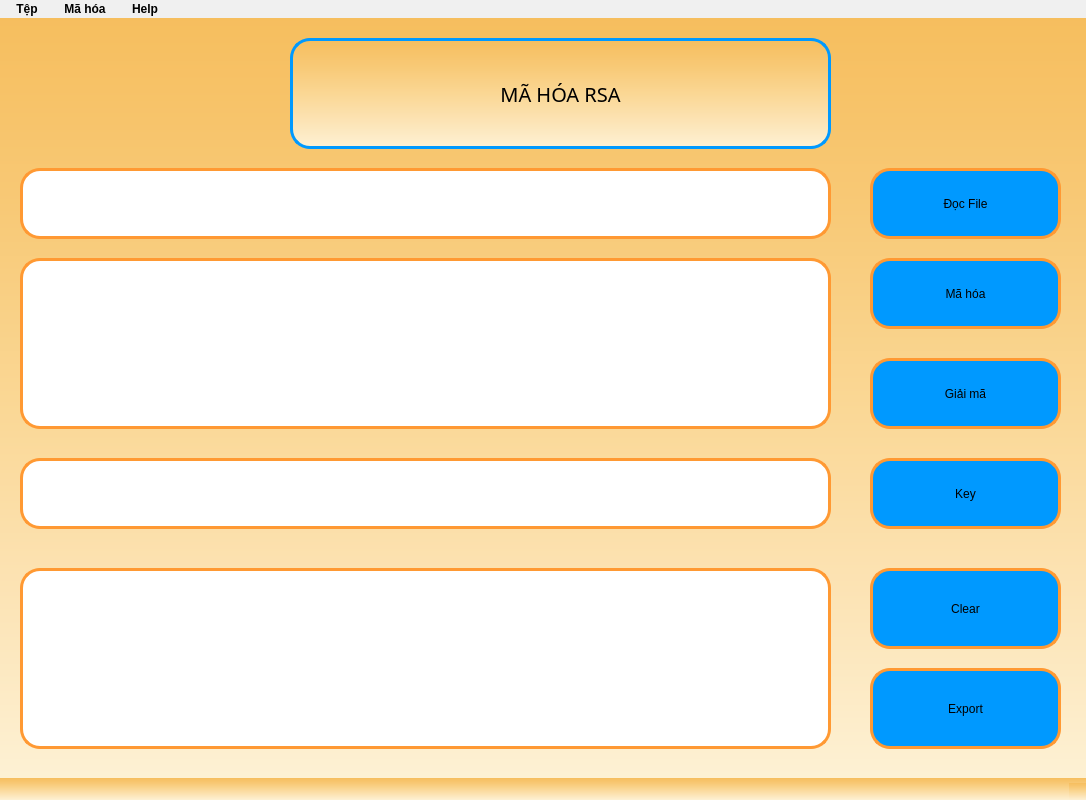
<?xml version="1.0" encoding="UTF-8"?>
<ui version="4.0">
 <class>WRSA</class>
 <widget class="QMainWindow" name="WRSA">
  <property name="geometry">
   <rect>
    <x>0</x>
    <y>0</y>
    <width>1086</width>
    <height>800</height>
   </rect>
  </property>
  <property name="windowTitle">
   <string>WRSA</string>
  </property>
  <property name="windowIcon">
   <iconset>
    <normaloff>tainguyen/logo.ico</normaloff>tainguyen/logo.ico</iconset>
  </property>
  <property name="styleSheet">
   <string notr="true">
color:black;
background-color: qlineargradient(spread:pad, x1:0, y1:0, x2:0, y2:1, stop:0 #F6BE5E, stop:0.25 #F8C976, stop:0.5 #FAD794, stop:0.75 #FCE3B4, stop:1 #FDF1D4);
</string>
  </property>
  <widget class="QWidget" name="centralwidget">
   <widget class="QLabel" name="label">
    <property name="geometry">
     <rect>
      <x>290</x>
      <y>20</y>
      <width>541</width>
      <height>111</height>
     </rect>
    </property>
    <property name="font">
     <font>
      <family>Montserrat</family>
      <pointsize>33</pointsize>
      <weight>9</weight>
      <italic>false</italic>
      <bold>false</bold>
     </font>
    </property>
    <property name="layoutDirection">
     <enum>Qt::LeftToRight</enum>
    </property>
    <property name="autoFillBackground">
     <bool>false</bool>
    </property>
    <property name="styleSheet">
     <string notr="true">font-size: 20px;
font: 75 33pt &quot;Montserrat&quot;;

border: 3px solid #0099FF;
border-radius: 20px;
color:black;

</string>
    </property>
    <property name="text">
     <string>MÃ HÓA RSA</string>
    </property>
    <property name="alignment">
     <set>Qt::AlignCenter</set>
    </property>
   </widget>
   <widget class="QPushButton" name="Btn_ReadFile">
    <property name="geometry">
     <rect>
      <x>870</x>
      <y>150</y>
      <width>191</width>
      <height>71</height>
     </rect>
    </property>
    <property name="cursor">
     <cursorShape>PointingHandCursor</cursorShape>
    </property>
    <property name="mouseTracking">
     <bool>false</bool>
    </property>
    <property name="tabletTracking">
     <bool>false</bool>
    </property>
    <property name="autoFillBackground">
     <bool>false</bool>
    </property>
    <property name="styleSheet">
     <string notr="true">QPushButton {
    border-radius: 20px;
    background-color: #0099FF;
    border: 3px solid #FF9933;
    font: 75 16pt &quot;Montserrat&quot;;
}

QPushButton:hover {
    background-color: white;
    border-color:#0099FF ;
    color: black;
}
</string>
    </property>
    <property name="text">
     <string>Đọc File</string>
    </property>
   </widget>
   <widget class="QPushButton" name="Btn_MaHoa">
    <property name="geometry">
     <rect>
      <x>870</x>
      <y>240</y>
      <width>191</width>
      <height>71</height>
     </rect>
    </property>
    <property name="cursor">
     <cursorShape>PointingHandCursor</cursorShape>
    </property>
    <property name="styleSheet">
     <string notr="true">QPushButton {
    border-radius: 20px;
    background-color: #0099FF;
    border: 3px solid #FF9933;
    font: 75 16pt &quot;Montserrat&quot;;
}

QPushButton:hover {
    background-color: white;
    border-color:#0099FF ;
    color: black;
}
</string>
    </property>
    <property name="text">
     <string>Mã hóa</string>
    </property>
   </widget>
   <widget class="QPushButton" name="Btn_GiaiMa">
    <property name="geometry">
     <rect>
      <x>870</x>
      <y>340</y>
      <width>191</width>
      <height>71</height>
     </rect>
    </property>
    <property name="cursor">
     <cursorShape>PointingHandCursor</cursorShape>
    </property>
    <property name="styleSheet">
     <string notr="true">QPushButton {
    border-radius: 20px;
    background-color: #0099FF;
    border: 3px solid #FF9933;
    font: 75 16pt &quot;Montserrat&quot;;
}

QPushButton:hover {
    background-color: white;
    border-color:#0099FF ;
    color: black;
}
</string>
    </property>
    <property name="text">
     <string>Giải mã</string>
    </property>
   </widget>
   <widget class="QLineEdit" name="tbPath">
    <property name="geometry">
     <rect>
      <x>20</x>
      <y>150</y>
      <width>811</width>
      <height>71</height>
     </rect>
    </property>
    <property name="font">
     <font>
      <family>Bebas Neue</family>
      <pointsize>12</pointsize>
     </font>
    </property>
    <property name="styleSheet">
     <string notr="true">background-color:white;
border-radius:20px;
color:black;
font: 12pt &quot;Bebas Neue&quot;;
border: 3px solid #FF9933;</string>
    </property>
    <property name="text">
     <string/>
    </property>
    <property name="maxLength">
     <number>32782</number>
    </property>
    <property name="frame">
     <bool>true</bool>
    </property>
    <property name="clearButtonEnabled">
     <bool>false</bool>
    </property>
   </widget>
   <widget class="QTextEdit" name="tbNoiDung">
    <property name="geometry">
     <rect>
      <x>20</x>
      <y>240</y>
      <width>811</width>
      <height>171</height>
     </rect>
    </property>
    <property name="font">
     <font>
      <family>Bebas Neue</family>
      <pointsize>12</pointsize>
     </font>
    </property>
    <property name="cursor" stdset="0">
     <cursorShape>IBeamCursor</cursorShape>
    </property>
    <property name="styleSheet">
     <string notr="true">QTextEdit {
    padding-top: 10px;
    padding-bottom: 10px;
    background-color: white;
    font: 12pt &quot;Bebas Neue&quot;;
    border-radius: 20px;
    color: black;
    border: 3px solid #FF9933;
}
</string>
    </property>
    <property name="html">
     <string>&lt;!DOCTYPE HTML PUBLIC &quot;-//W3C//DTD HTML 4.0//EN&quot; &quot;http://www.w3.org/TR/REC-html40/strict.dtd&quot;&gt;
&lt;html&gt;&lt;head&gt;&lt;meta name=&quot;qrichtext&quot; content=&quot;1&quot; /&gt;&lt;style type=&quot;text/css&quot;&gt;
p, li { white-space: pre-wrap; }
&lt;/style&gt;&lt;/head&gt;&lt;body style=&quot; font-family:'Bebas Neue'; font-size:12pt; font-weight:400; font-style:normal;&quot;&gt;
&lt;p style=&quot;-qt-paragraph-type:empty; margin-top:0px; margin-bottom:0px; margin-left:0px; margin-right:0px; -qt-block-indent:0; text-indent:0px;&quot;&gt;&lt;br /&gt;&lt;/p&gt;&lt;/body&gt;&lt;/html&gt;</string>
    </property>
   </widget>
   <widget class="QTextEdit" name="tbKetQua">
    <property name="geometry">
     <rect>
      <x>20</x>
      <y>550</y>
      <width>811</width>
      <height>181</height>
     </rect>
    </property>
    <property name="font">
     <font>
      <family>Bebas Neue</family>
      <pointsize>12</pointsize>
     </font>
    </property>
    <property name="cursor" stdset="0">
     <cursorShape>IBeamCursor</cursorShape>
    </property>
    <property name="styleSheet">
     <string notr="true">QTextEdit {
    padding-top: 10px;
    padding-bottom: 10px;
    background-color: white;
    font: 12pt &quot;Bebas Neue&quot;;
    border-radius: 20px;
    color: black;
    border: 3px solid #FF9933;
}
</string>
    </property>
   </widget>
   <widget class="QPushButton" name="Btn_Clear">
    <property name="geometry">
     <rect>
      <x>870</x>
      <y>550</y>
      <width>191</width>
      <height>81</height>
     </rect>
    </property>
    <property name="cursor">
     <cursorShape>PointingHandCursor</cursorShape>
    </property>
    <property name="styleSheet">
     <string notr="true">QPushButton {
    border-radius: 20px;
    background-color: #0099FF;
    border: 3px solid #FF9933;
    font: 75 16pt &quot;Montserrat&quot;;
}

QPushButton:hover {
    background-color: white;
    border-color:#0099FF ;
    color: black;
}
</string>
    </property>
    <property name="text">
     <string>Clear</string>
    </property>
   </widget>
   <widget class="QPushButton" name="Btn_WriteFile">
    <property name="geometry">
     <rect>
      <x>870</x>
      <y>650</y>
      <width>191</width>
      <height>81</height>
     </rect>
    </property>
    <property name="cursor">
     <cursorShape>PointingHandCursor</cursorShape>
    </property>
    <property name="styleSheet">
     <string notr="true">QPushButton {
    border-radius: 20px;
    background-color: #0099FF;
    border: 3px solid #FF9933;
    font: 75 16pt &quot;Montserrat&quot;;
}

QPushButton:hover {
    background-color: white;
    border-color:#0099FF ;
    color: black;
}
</string>
    </property>
    <property name="text">
     <string>Export</string>
    </property>
   </widget>
   <widget class="QLineEdit" name="tbKey">
    <property name="geometry">
     <rect>
      <x>20</x>
      <y>440</y>
      <width>811</width>
      <height>71</height>
     </rect>
    </property>
    <property name="font">
     <font>
      <family>Bebas Neue</family>
      <pointsize>12</pointsize>
     </font>
    </property>
    <property name="styleSheet">
     <string notr="true">background-color:white;
border-radius:20px;
color:black;
font: 12pt &quot;Bebas Neue&quot;;
border: 3px solid #FF9933;</string>
    </property>
    <property name="text">
     <string/>
    </property>
    <property name="maxLength">
     <number>32782</number>
    </property>
    <property name="frame">
     <bool>true</bool>
    </property>
    <property name="clearButtonEnabled">
     <bool>false</bool>
    </property>
   </widget>
   <widget class="QLabel" name="label_2">
    <property name="geometry">
     <rect>
      <x>870</x>
      <y>440</y>
      <width>191</width>
      <height>71</height>
     </rect>
    </property>
    <property name="styleSheet">
     <string notr="true">border-radius:20px;
background-color:#0099FF;
border: 3px solid #FF9933;
font: 75 16pt &quot;Montserrat&quot;;
</string>
    </property>
    <property name="text">
     <string>Key</string>
    </property>
    <property name="alignment">
     <set>Qt::AlignCenter</set>
    </property>
   </widget>
  </widget>
  <widget class="QMenuBar" name="menubar">
   <property name="geometry">
    <rect>
     <x>0</x>
     <y>0</y>
     <width>1086</width>
     <height>20</height>
    </rect>
   </property>
   <property name="styleSheet">
    <string notr="true">QMenuBar {
    background-color: #F0F0F0;
    font: bold 12px;
}

QMenuBar::item {
    spacing: 3px;
    padding: 2px 10px;
    background-color: #F0F0F0;
    color: black;
    border-radius: 5px;
}

QMenuBar::item:selected {
    background-color: #0099FF;
    color: white;
    border-radius: 5px;
}

QMenuBar::item:hover {
    background-color: white;
}
</string>
   </property>
   <widget class="QMenu" name="menuM_h_a">
    <property name="title">
     <string>Mã hóa</string>
    </property>
    <widget class="QMenu" name="menuThayThe">
     <property name="title">
      <string>Thay Thế</string>
     </property>
     <property name="icon">
      <iconset>
       <normaloff>../tainguyen/encrypt.png</normaloff>../tainguyen/encrypt.png</iconset>
     </property>
     <addaction name="actionCeasar"/>
     <addaction name="separator"/>
     <addaction name="actionVignere"/>
     <addaction name="separator"/>
     <addaction name="actionTrithemius"/>
     <addaction name="separator"/>
     <addaction name="actionBelasco"/>
    </widget>
    <widget class="QMenu" name="menuChuyenVi">
     <property name="title">
      <string>Chuyển Vị</string>
     </property>
     <property name="icon">
      <iconset>
       <normaloff>../tainguyen/encrypt.png</normaloff>../tainguyen/encrypt.png</iconset>
     </property>
     <addaction name="actionMotdong"/>
     <addaction name="separator"/>
     <addaction name="actionNhieudong"/>
    </widget>
    <widget class="QMenu" name="menuXOR">
     <property name="title">
      <string>XOR</string>
     </property>
     <property name="icon">
      <iconset>
       <normaloff>../tainguyen/encrypt.png</normaloff>../tainguyen/encrypt.png</iconset>
     </property>
     <addaction name="actionXOR_Vignere"/>
     <addaction name="separator"/>
     <addaction name="actionXOR_Trithemius"/>
     <addaction name="separator"/>
     <addaction name="actionXOR_Belasco"/>
    </widget>
    <addaction name="menuThayThe"/>
    <addaction name="separator"/>
    <addaction name="menuChuyenVi"/>
    <addaction name="separator"/>
    <addaction name="menuXOR"/>
   </widget>
   <widget class="QMenu" name="menuT_p">
    <property name="title">
     <string>Tệp</string>
    </property>
    <addaction name="menuOpen"/>
    <addaction name="separator"/>
    <addaction name="menuSave"/>
    <addaction name="separator"/>
    <addaction name="actionTho_t"/>
   </widget>
   <widget class="QMenu" name="menuHelp">
    <property name="title">
     <string>Help</string>
    </property>
    <addaction name="menuWebsite"/>
    <addaction name="separator"/>
    <addaction name="menuAbout"/>
   </widget>
   <addaction name="menuT_p"/>
   <addaction name="menuM_h_a"/>
   <addaction name="menuHelp"/>
  </widget>
  <widget class="QStatusBar" name="statusbar"/>
  <action name="menuExit">
   <property name="text">
    <string>Thoát</string>
   </property>
  </action>
  <action name="menuOpen">
   <property name="icon">
    <iconset>
     <normaloff>../tainguyen/openfile.png</normaloff>../tainguyen/openfile.png</iconset>
   </property>
   <property name="text">
    <string>Open</string>
   </property>
   <property name="shortcut">
    <string>Ctrl+O</string>
   </property>
   <property name="iconVisibleInMenu">
    <bool>true</bool>
   </property>
  </action>
  <action name="menuSave">
   <property name="icon">
    <iconset>
     <normaloff>../tainguyen/save.png</normaloff>../tainguyen/save.png</iconset>
   </property>
   <property name="text">
    <string>Save</string>
   </property>
   <property name="shortcut">
    <string>Ctrl+S</string>
   </property>
  </action>
  <action name="menuWebsite">
   <property name="icon">
    <iconset>
     <normaloff>../tainguyen/global.png</normaloff>../tainguyen/global.png</iconset>
   </property>
   <property name="text">
    <string>Website</string>
   </property>
  </action>
  <action name="menuAbout">
   <property name="icon">
    <iconset>
     <normaloff>../tainguyen/aboutus.png</normaloff>../tainguyen/aboutus.png</iconset>
   </property>
   <property name="text">
    <string>About us</string>
   </property>
  </action>
  <action name="actionVignere">
   <property name="icon">
    <iconset>
     <normaloff>../tainguyen/encrypt1.png</normaloff>../tainguyen/encrypt1.png</iconset>
   </property>
   <property name="text">
    <string>Vignere</string>
   </property>
  </action>
  <action name="actionTrithemius">
   <property name="icon">
    <iconset>
     <normaloff>../tainguyen/encrypt1.png</normaloff>../tainguyen/encrypt1.png</iconset>
   </property>
   <property name="text">
    <string>Trithemius</string>
   </property>
  </action>
  <action name="actionBelasco">
   <property name="icon">
    <iconset>
     <normaloff>../tainguyen/encrypt1.png</normaloff>../tainguyen/encrypt1.png</iconset>
   </property>
   <property name="text">
    <string>Belasco</string>
   </property>
  </action>
  <action name="actionMotdong">
   <property name="icon">
    <iconset>
     <normaloff>../tainguyen/Arrow1.png</normaloff>../tainguyen/Arrow1.png</iconset>
   </property>
   <property name="text">
    <string>Trên 01 Dòng</string>
   </property>
  </action>
  <action name="actionNhieudong">
   <property name="icon">
    <iconset>
     <normaloff>../tainguyen/Arrow1.png</normaloff>../tainguyen/Arrow1.png</iconset>
   </property>
   <property name="text">
    <string>Trên Nhiều  Dòng</string>
   </property>
  </action>
  <action name="actionXOR_Ceasar">
   <property name="icon">
    <iconset>
     <normaloff>../tainguyen/xor.png</normaloff>../tainguyen/xor.png</iconset>
   </property>
   <property name="text">
    <string>XOR Ceasar</string>
   </property>
  </action>
  <action name="actionXOR_Vignere">
   <property name="icon">
    <iconset>
     <normaloff>../tainguyen/xor.png</normaloff>../tainguyen/xor.png</iconset>
   </property>
   <property name="text">
    <string>XOR Vignere</string>
   </property>
  </action>
  <action name="actionXOR_Trithemius">
   <property name="icon">
    <iconset>
     <normaloff>../tainguyen/xor.png</normaloff>../tainguyen/xor.png</iconset>
   </property>
   <property name="text">
    <string>XOR Trithemius</string>
   </property>
  </action>
  <action name="actionXOR_Belasco">
   <property name="icon">
    <iconset>
     <normaloff>../tainguyen/xor.png</normaloff>../tainguyen/xor.png</iconset>
   </property>
   <property name="text">
    <string>XOR Belasco</string>
   </property>
  </action>
  <action name="actionTho_t">
   <property name="icon">
    <iconset>
     <normaloff>../tainguyen/exit.png</normaloff>../tainguyen/exit.png</iconset>
   </property>
   <property name="text">
    <string>Thoát</string>
   </property>
  </action>
  <action name="actionCeasar">
   <property name="icon">
    <iconset>
     <normaloff>../../tainguyen/encrypt1.png</normaloff>../../tainguyen/encrypt1.png</iconset>
   </property>
   <property name="text">
    <string>Ceasar</string>
   </property>
  </action>
 </widget>
 <resources/>
 <connections/>
</ui>
